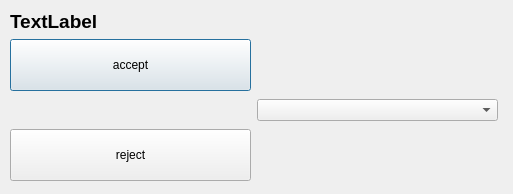
<?xml version="1.0" encoding="UTF-8"?>
<ui version="4.0">
 <class>ComboDialog</class>
 <widget class="QDialog" name="ComboDialog">
  <property name="windowModality">
   <enum>Qt::ApplicationModal</enum>
  </property>
  <property name="geometry">
   <rect>
    <x>0</x>
    <y>0</y>
    <width>513</width>
    <height>194</height>
   </rect>
  </property>
  <property name="windowTitle">
   <string>Dialog</string>
  </property>
  <property name="modal">
   <bool>true</bool>
  </property>
  <widget class="QWidget" name="gridLayoutWidget">
   <property name="geometry">
    <rect>
     <x>10</x>
     <y>10</y>
     <width>488</width>
     <height>171</height>
    </rect>
   </property>
   <layout class="QGridLayout" name="gridLayout">
    <item row="2" column="0">
     <spacer name="verticalSpacer">
      <property name="orientation">
       <enum>Qt::Vertical</enum>
      </property>
      <property name="sizeHint" stdset="0">
       <size>
        <width>20</width>
        <height>40</height>
       </size>
      </property>
     </spacer>
    </item>
    <item row="2" column="1">
     <widget class="QComboBox" name="comboBox"/>
    </item>
    <item row="1" column="0">
     <widget class="QPushButton" name="pushAccept">
      <property name="sizePolicy">
       <sizepolicy hsizetype="Minimum" vsizetype="Minimum">
        <horstretch>0</horstretch>
        <verstretch>0</verstretch>
       </sizepolicy>
      </property>
      <property name="minimumSize">
       <size>
        <width>52</width>
        <height>52</height>
       </size>
      </property>
      <property name="text">
       <string>accept</string>
      </property>
     </widget>
    </item>
    <item row="3" column="0">
     <widget class="QPushButton" name="pushReject">
      <property name="sizePolicy">
       <sizepolicy hsizetype="Minimum" vsizetype="Minimum">
        <horstretch>0</horstretch>
        <verstretch>0</verstretch>
       </sizepolicy>
      </property>
      <property name="minimumSize">
       <size>
        <width>52</width>
        <height>52</height>
       </size>
      </property>
      <property name="text">
       <string>reject</string>
      </property>
     </widget>
    </item>
    <item row="1" column="1">
     <spacer name="verticalSpacer_2">
      <property name="orientation">
       <enum>Qt::Vertical</enum>
      </property>
      <property name="sizeHint" stdset="0">
       <size>
        <width>20</width>
        <height>40</height>
       </size>
      </property>
     </spacer>
    </item>
    <item row="3" column="1">
     <spacer name="verticalSpacer_3">
      <property name="orientation">
       <enum>Qt::Vertical</enum>
      </property>
      <property name="sizeHint" stdset="0">
       <size>
        <width>20</width>
        <height>40</height>
       </size>
      </property>
     </spacer>
    </item>
    <item row="0" column="0">
     <widget class="QLabel" name="label">
      <property name="font">
       <font>
        <pointsize>14</pointsize>
        <weight>75</weight>
        <bold>true</bold>
       </font>
      </property>
      <property name="text">
       <string>TextLabel</string>
      </property>
     </widget>
    </item>
   </layout>
  </widget>
 </widget>
 <resources/>
 <connections/>
</ui>
